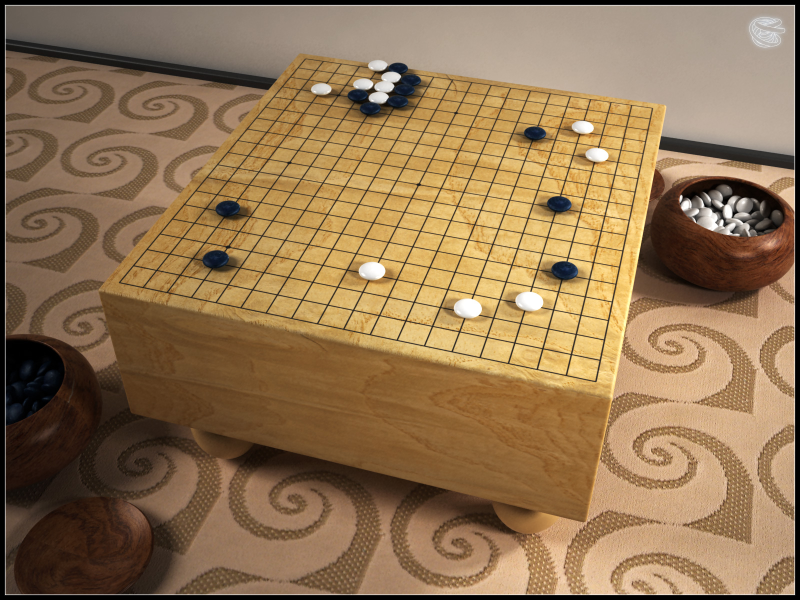
#> input picture src/gob1.jpg, 1600 x 1200 px (shown at 1/2 size)
$ python -i vision.py   (imports and definitions only)   (older library calls are emulated)
#> lines starting #> are read from the running program, lines starting #| are printed output that depends on the picture
import cv2
import numpy as np
import numpy.linalg as lin
from matplotlib import pyplot as plt

# todo: clean up data structures
# i think right now there are too many of them

# todo:
# parametrize: GBkernel, SEkernel
# [96 lines left out: functions preprocess, findGobanCorners, transformView, not called in this run]


# todo
def detectIntersections(image):
    closex = verticalClosing(image)
    closey = horizontalClosing(image)
    res = cv2.bitwise_and(closex,closey)

    image =  cv2.cvtColor(image, cv2.COLOR_GRAY2RGB)
    contour, hier = cv2.findContours(res,cv2.RETR_LIST,cv2.CHAIN_APPROX_SIMPLE)

    intersections = []
    n = 1
    for cnt in contour:
        mom = cv2.moments(cnt)
        (x,y) = int(mom['m10']/mom['m00']), int(mom['m01']/mom['m00'])
        intersections.append((x,y))
        cv2.putText(image, str(n), (x,y), cv2.FONT_HERSHEY_SIMPLEX, 0.6, (255,255,255))
        n = n+1
        cv2.circle(image,(x,y),6,(0,0,255),-1)

    return intersections

# todo
# data structures, kmeans parametrization
# [22 lines left out: function computeIntersections, not called in this run]


# todo
# parametrize SE-shape, morphology iterations, sobel aperture
#               maybe thresholds?
def verticalClosing(image):
    kernelx = cv2.getStructuringElement(cv2.MORPH_RECT,(2,5))
    dx = cv2.Sobel(image,cv2.CV_16S,1,0)
    dx = cv2.convertScaleAbs(dx)
    cv2.normalize(dx,dx,0,255,cv2.NORM_MINMAX)
    ret,close = cv2.threshold(dx,0,255,cv2.THRESH_BINARY+cv2.THRESH_OTSU)
    close = cv2.morphologyEx(close,cv2.MORPH_DILATE,kernelx,iterations = 1)

    contour, hier = cv2.findContours(close,cv2.RETR_EXTERNAL,cv2.CHAIN_APPROX_SIMPLE)
    for cnt in contour:
        x,y,w,h = cv2.boundingRect(cnt)
        if h/w > 5:
            cv2.drawContours(close,[cnt],0,255,-1)
        else:
            cv2.drawContours(close,[cnt],0,0,-1)

    close = cv2.morphologyEx(close,cv2.MORPH_CLOSE,None,iterations = 2)

    return close


# todo
# parametrize SE-shape, morphology iterations, sobel aperture
#               maybe thresholds?
# maybe reuse verticalClosing after parametrizing instead of defining new function?
# [50 lines left out: functions horizontalClosing, scanGoban, not called in this run]

>>> import cv2
>>> picture = cv2.imread('../gob1.jpg')
#> picture is the input picture: shape (1200, 1600, 3); mean B, G, R 82, 116.3, 145.2
>>> result = detectIntersections(picture)
#> in verticalClosing, `dx = cv2.Sobel(image,cv2.CV_16S,1,0)`:
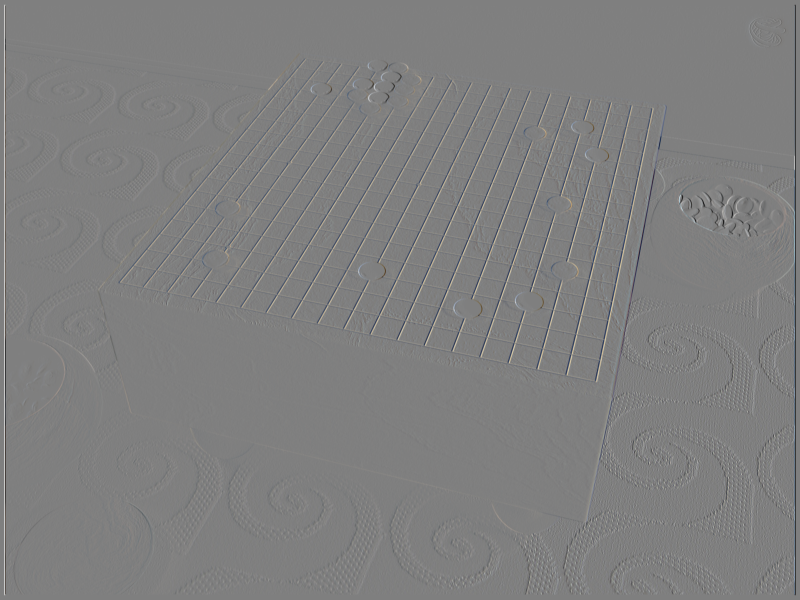
#> dx: shape (1200, 1600, 3) int16 (shown at 1/2 size); mean B, G, R 0, 0, 0; drawn with min black and max white
#> in verticalClosing, `dx = cv2.convertScaleAbs(dx)`:
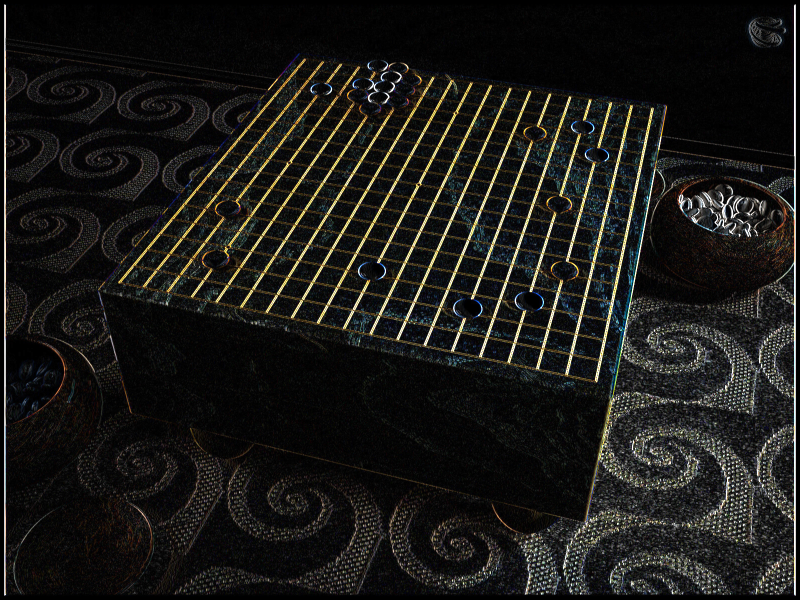
#> dx: shape (1200, 1600, 3) (shown at 1/2 size); mean B, G, R 23.5, 26.2, 26.9
#> (the run stopped early here; a loop or call above may not have finished)

$ run again, on src/gob2.jpg
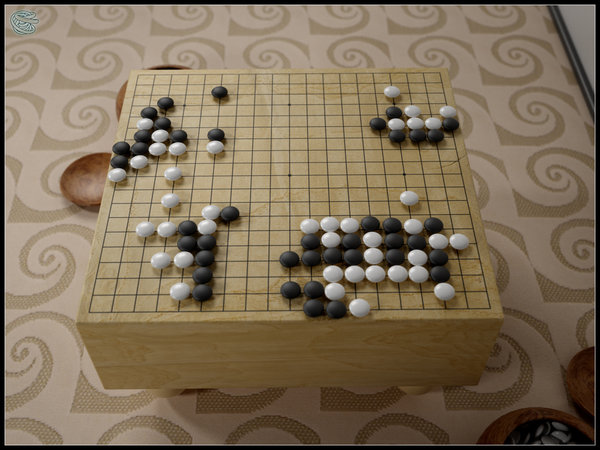
#> input picture src/gob2.jpg, 600 x 450 px
#> picture is the input picture: shape (450, 600, 3); mean B, G, R 89.1, 111.4, 127.6
#> in verticalClosing, `dx = cv2.Sobel(image,cv2.CV_16S,1,0)`:
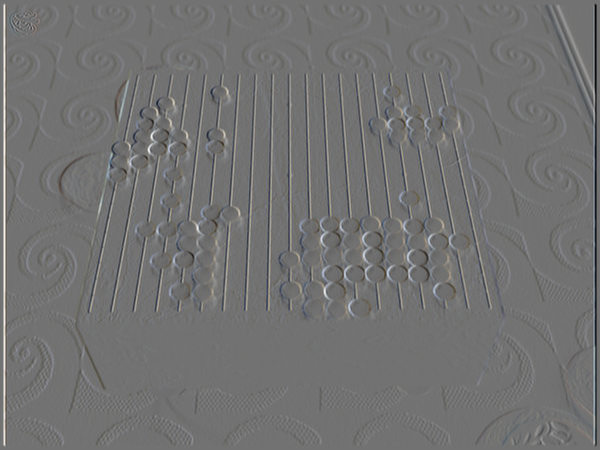
#> dx: shape (450, 600, 3) int16; mean B, G, R 0, 0, 0; drawn with min black and max white
#> in verticalClosing, `dx = cv2.convertScaleAbs(dx)`:
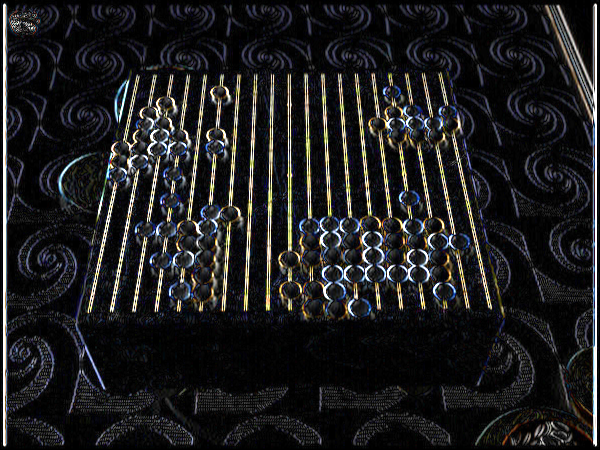
#> dx: shape (450, 600, 3); mean B, G, R 31.1, 30.2, 30.3

$ run again, on src/gob3.jpg
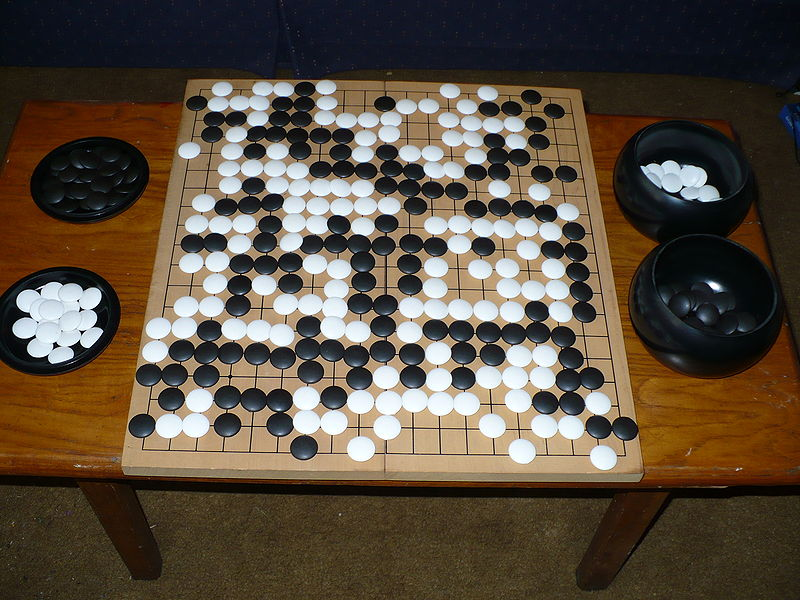
#> input picture src/gob3.jpg, 800 x 600 px
#> picture is the input picture: shape (600, 800, 3); mean B, G, R 63.1, 77.4, 89.6
#> in verticalClosing, `dx = cv2.Sobel(image,cv2.CV_16S,1,0)`:
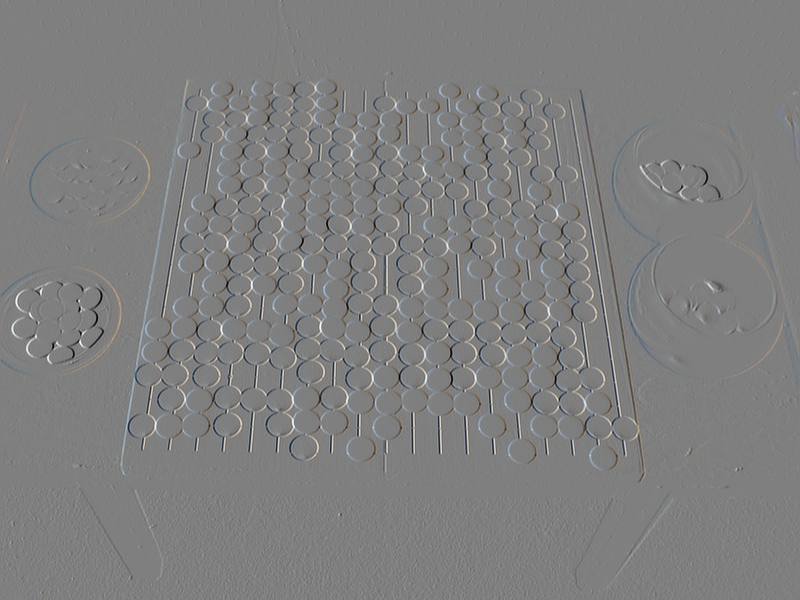
#> dx: shape (600, 800, 3) int16; mean B, G, R 0.1, 0, -0.1; drawn with min black and max white
#> in verticalClosing, `dx = cv2.convertScaleAbs(dx)`:
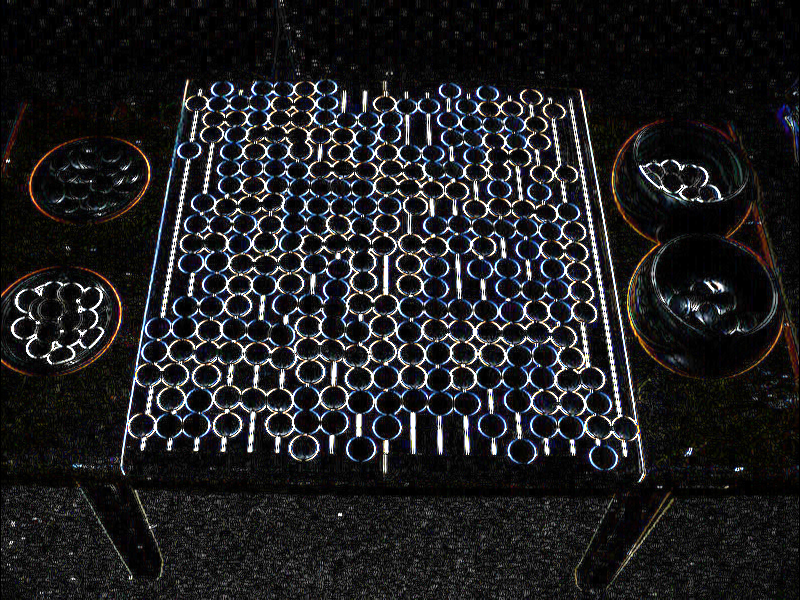
#> dx: shape (600, 800, 3); mean B, G, R 33.7, 31.7, 31.5
